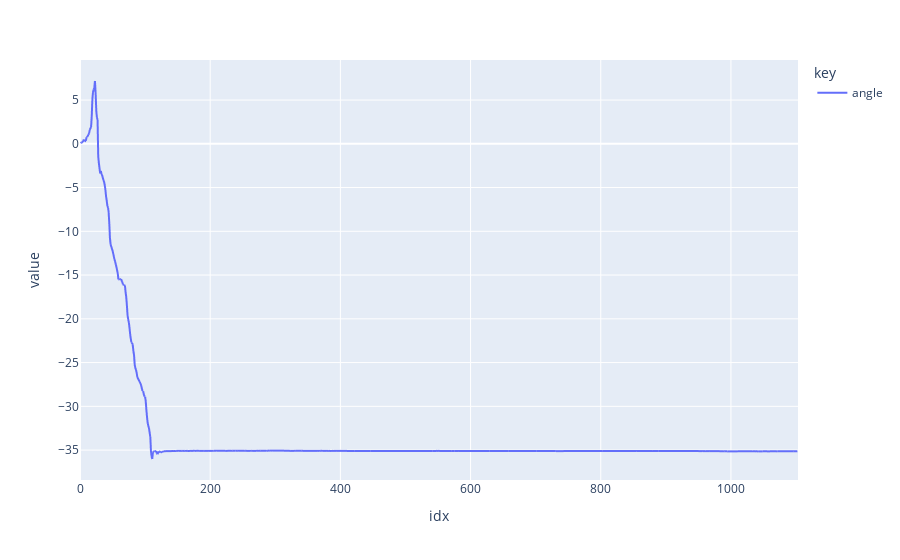

This figure's notebook cell:
### Code cell
df = logger_set.load_logger('AngularSpeedControl1').load_as_df()
df['new_proportion_scaled'] = (df['new_proportion']-0.5)*10
px.line(df[['angle']])

### Figure 1 — Plotly figure (JSON) as saved in the notebook; plotly's stock layout.template omitted (floating-point values rounded to 4 significant figures; data arrays with more than 128 entries replaced by an {"elided": "..."} marker saying what was removed)
{"data": [{"hovertemplate": "key=angle<br>idx=%{x}<br>value=%{y}<extra></extra>", "legendgroup": "angle", "line": {"color": "#636efa", "dash": "solid"}, "marker": {"symbol": "circle"}, "mode": "lines", "name": "angle", "showlegend": true, "type": "scattergl", "x": {"elided": "1104 int values"}, "xaxis": "x", "y": {"elided": "1104 float values"}, "yaxis": "y"}], "layout": {"legend": {"title": {"text": "key"}, "tracegroupgap": 0}, "margin": {"t": 60}, "xaxis": {"anchor": "y", "domain": [0, 1], "title": {"text": "idx"}}, "yaxis": {"anchor": "x", "domain": [0, 1], "title": {"text": "value"}}}}
